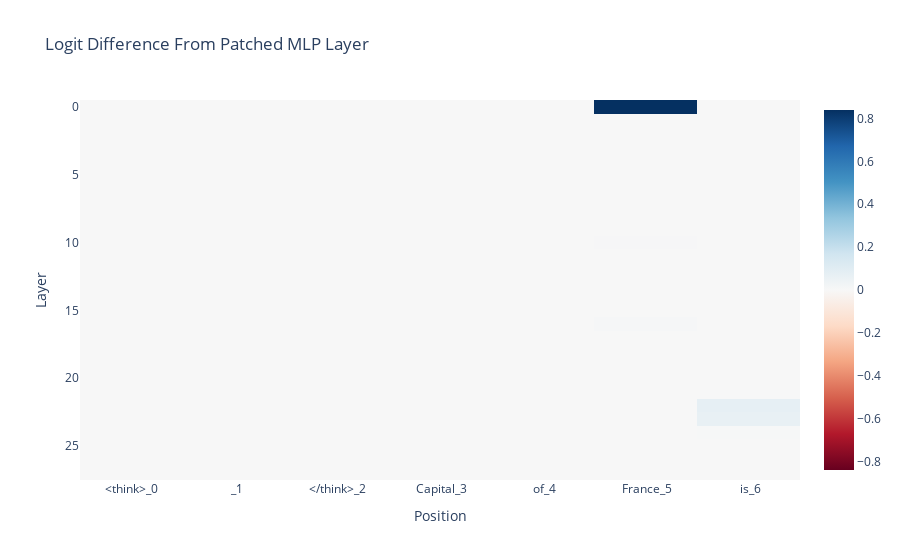

Notebook code for this chart:
### Code cell
imshow(
    patched_mlp_diff,
    x=prompt_position_labels,
    title="Logit Difference From Patched MLP Layer",
    labels={"x": "Position", "y": "Layer"},
)

### Figure 1 — Plotly figure (JSON) as saved in the notebook; plotly's stock layout.template omitted (floating-point values rounded to 4 significant figures; data arrays with more than 128 entries replaced by an {"elided": "..."} marker saying what was removed)
{"data": [{"coloraxis": "coloraxis", "hovertemplate": "Position: %{x}<br>Layer: %{y}<br>color: %{z}<extra></extra>", "name": "0", "type": "heatmap", "x": ["<think>_0", "\n\n_1", "</think>_2", " Capital_3", " of_4", " France_5", " is_6"], "xaxis": "x", "yaxis": "y", "z": {"elided": "28x7 float values"}}], "layout": {"coloraxis": {"cmid": 0, "colorscale": [[0, "rgb(103,0,31)"], [0.1, "rgb(178,24,43)"], [0.2, "rgb(214,96,77)"], [0.3, "rgb(244,165,130)"], [0.4, "rgb(253,219,199)"], [0.5, "rgb(247,247,247)"], [0.6, "rgb(209,229,240)"], [0.7, "rgb(146,197,222)"], [0.8, "rgb(67,147,195)"], [0.9, "rgb(33,102,172)"], [1, "rgb(5,48,97)"]]}, "title": {"text": "Logit Difference From Patched MLP Layer"}, "xaxis": {"anchor": "y", "constrain": "domain", "domain": [0, 1], "scaleanchor": "y", "title": {"text": "Position"}}, "yaxis": {"anchor": "x", "autorange": "reversed", "constrain": "domain", "domain": [0, 1], "title": {"text": "Layer"}}}}
